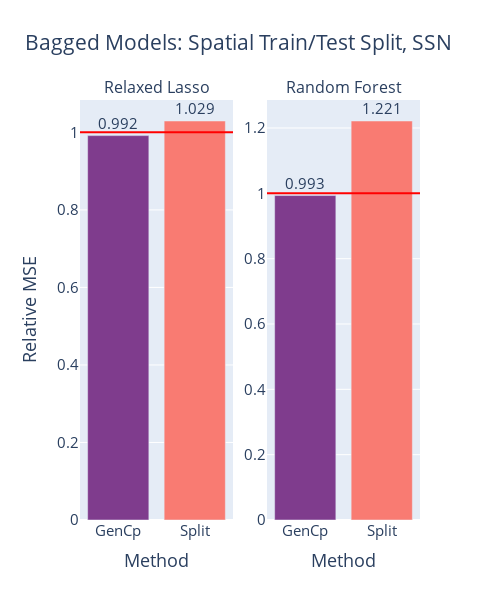

Source (notebook cell):
### Code cell
fig = gen_model_barplots(
    model_errs_trts_corr, 
    model_names, 
    est_names, 
    title="Bagged Models: Spatial Train/Test Split, SSN", 
    color_discrete_sequence=[px.colors.qualitative.Bold[i] for i in [0,9]],
    fig_name="bag_spat_corr",
)
fig.show()

### Figure 1 — Plotly figure (JSON) as saved in the notebook; plotly's stock layout.template omitted (floating-point values rounded to 4 significant figures)
{"data": [{"marker": {"color": ["rgb(127, 60, 141)", "rgb(249, 123, 114)"]}, "text": [0.992, 1.029], "textposition": "outside", "type": "bar", "x": ["GenCp", "Split"], "xaxis": "x", "y": [0.9916, 1.029], "yaxis": "y"}, {"marker": {"color": ["rgb(127, 60, 141)", "rgb(249, 123, 114)"]}, "text": [0.993, 1.221], "textposition": "outside", "type": "bar", "x": ["GenCp", "Split"], "xaxis": "x2", "y": [0.9933, 1.221], "yaxis": "y2"}], "layout": {"annotations": [{"font": {"size": 16}, "showarrow": false, "text": "Relaxed Lasso", "x": 0.225, "xanchor": "center", "xref": "paper", "y": 1, "yanchor": "bottom", "yref": "paper"}, {"font": {"size": 16}, "showarrow": false, "text": "Random Forest", "x": 0.775, "xanchor": "center", "xref": "paper", "y": 1, "yanchor": "bottom", "yref": "paper"}], "font": {"size": 15}, "height": 600, "shapes": [{"line": {"color": "red"}, "type": "line", "x0": 0, "x1": 1, "xref": "x domain", "y0": 1, "y1": 1, "yref": "y"}, {"line": {"color": "red"}, "type": "line", "x0": 0, "x1": 1, "xref": "x2 domain", "y0": 1, "y1": 1, "yref": "y2"}], "showlegend": false, "title": {"text": "Bagged Models: Spatial Train/Test Split, SSN"}, "width": 500, "xaxis": {"anchor": "y", "domain": [0, 0.45], "title": {"text": "Method"}}, "xaxis2": {"anchor": "y2", "domain": [0.55, 1], "title": {"text": "Method"}}, "yaxis": {"anchor": "x", "domain": [0, 1], "title": {"text": "Relative MSE"}}, "yaxis2": {"anchor": "x2", "domain": [0, 1]}}}
